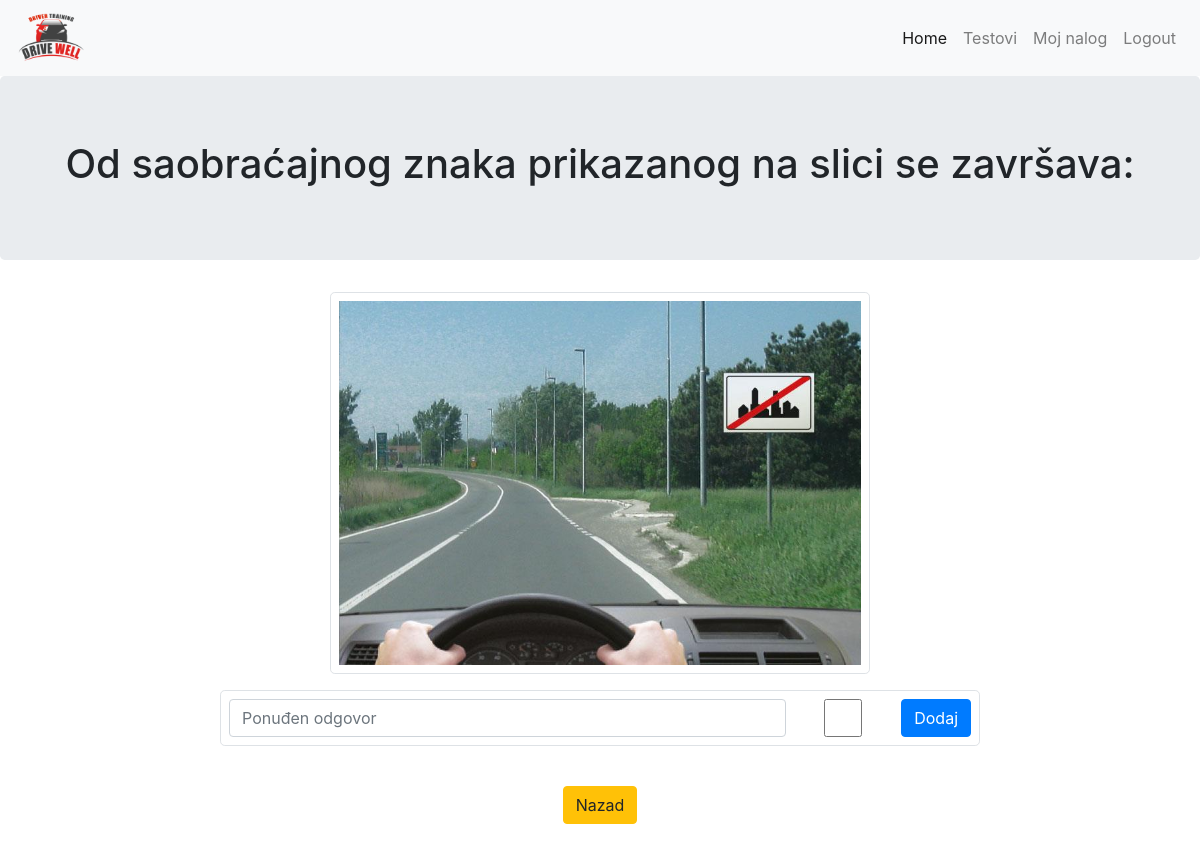
Page /question.php/testovi.php?id=1 (signed in) on the earlier database version.
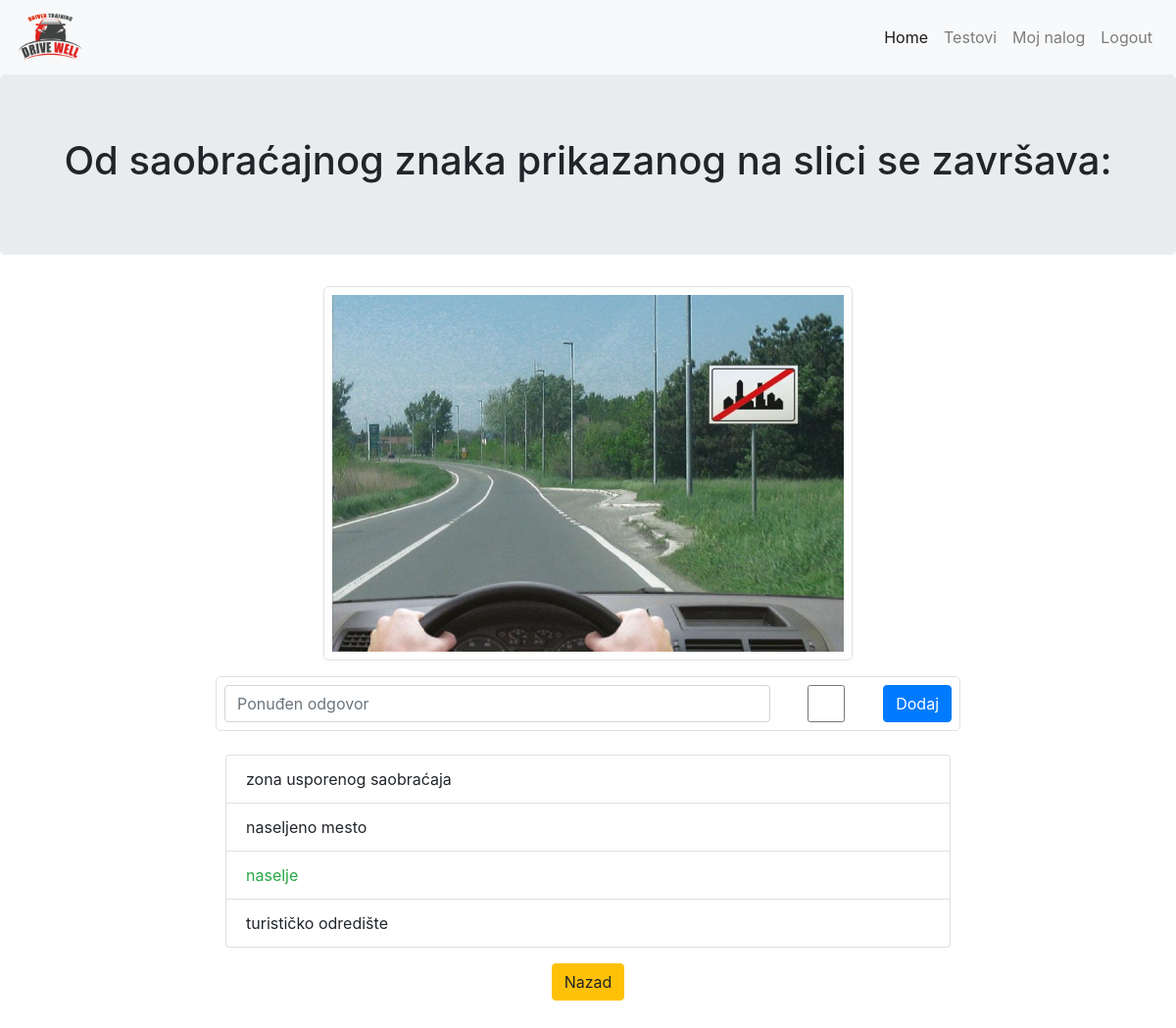
Same page on the later database version.
### tables this page shows
CREATE TABLE `question` (
  `id` int(11) NOT NULL,
  `question` text NOT NULL,
  `atach` varchar(50) DEFAULT NULL,
  `test_id` int(11) NOT NULL
);

CREATE TABLE `solution` (
  `id` int(11) NOT NULL,
  `question_id` int(11) NOT NULL,
  `solution` varchar(255) NOT NULL,
  `corect` int(11) NOT NULL DEFAULT '0'
);

### question.php (called while the page is built, shortened)
<?php
require_once "core/init.php";
if (isset($_GET["id"])) {
    $question = $Tests->selectSingle("question", ["id" => $_GET["id"]]);
    $solution = $Tests->selectAll("solution", ["question_id" => $_GET["id"]]);
}
require_once ROOT . "/view/question.view.php";

### core/init.php (called while the page is built, shortened)
<?php
require_once "config.php";
require_once "classes/Conection.php";
require_once "classes/QueryBuilder.php";
require_once "classes/User.php";
$User         = new User($database);
$Tests         = new Tests($database);

### core/classes/User.php (called while the page is built, shortened)
<?php
class User extends QueryBuilder
{
    public function isLoged()
    {
        if (isset($_SESSION["id"])) {
            return false;
        } else {
            return true;
        }
    }
}

### core/classes/QueryBuilder.php (called while the page is built, shortened)
<?php
class QueryBuilder extends Connection
{
    public function selectAll(string $table, array $criteria = [])
    {
        $sql = "SELECT * FROM {$table}";
        if (count($criteria) > 0) {
            $key = key($criteria);
            $sql .= " WHERE {$key} = :{$key}";
        }
        $qry = $this->db->prepare($sql);
        if (count($criteria) > 0) {
            $qry->execute($criteria);
        } else {
            $qry->execute();
        }
        $result = $qry->fetchAll(PDO::FETCH_ASSOC);
        return $result;
    }
    public function selectSingle(string $table, $criteria)
    {
        $key = key($criteria);
        $sql = "SELECT * FROM {$table} WHERE {$key} = :{$key}";
        $qry = $this->db->prepare($sql);
        $qry->execute($criteria);
        $result = $qry->fetch(PDO::FETCH_ASSOC);
        return $result;
    }
}

### core/classes/Conection.php (called while the page is built, shortened)
<?php
class Connection
{
    public function __construct($database)
    {
        try {
            $this->db = new PDO("mysql:host={$database['host']};dbname={$database['dbname']}", $database["user"], $database["password"]);
        } catch (PDOException $err) {
            die("Doslo je do greske. Nije moguce konektovati se sa bazom - " . $err->getMessage());
        }
    }
}

### view/question.view.php (the view, shortened to what this page needs)
<?php
require ROOT . "/include/top.php";
require ROOT . "/include/main_nav.php";
?>
<header class="jumbotron text-center">
    <h1><?php echo $question["question"]; ?></h1>
</header>
<section class="container pb-5">
    <?php if($question["atach"]): ?>
    <article class="row mb-3">
        <div class="col-6 offset-3 text-center">
            <img class="img-fluid p-2 border rounded-lg"
                src="<?php echo ROOT_DIR . "/upload/" . $question["atach"] ; ?>" alt="">
        </div>
    </article>
    <?php endif; ?>
    <article class="row">
        <form class="col-md-8 offset-md-2 row justify-content-between border rounded-lg p-2" action="question.php"
            method="post">
            <input class="form-control col-md-9 mb-0" type="text" name="option" placeholder="Ponuđen odgovor"></input>
            <input class="form-control col-md-1 mb-0" type="checkbox" name="corect" value="1"
                placeholder="Ponuđen odgovor"></input>
            <button class="btn btn-primary" name="add_option" type="submit">Dodaj</button>
        </form>
    </article>
    <article class="row no-gutters mt-4">
        <ul class="col-md-8 offset-md-2 list-group">
            <?php foreach($solution as $sol): ?>
            <li class="list-group-item <?php echo ($sol["corect"]) ? "text-success" : "" ?>">
                <?php echo $sol["solution"]; ?></li>
            <?php endforeach; ?>
        </ul>
        <div class="col-md-8 offset-md-2 mt-3 text-center">
            <a class="btn btn-warning"
                href="<?php echo ROOT_DIR . "/test_questions.php?id={$question["test_id"]}"; ?>">Nazad</a>
        </div>
    </article>
</section>
<?php
require ROOT . "/include/bottom.php";
?>

### include/top.php (shortened to what this page needs)
<!DOCTYPE html>
<html lang="en">
<head>
    <link rel="stylesheet" href="https://cdnjs.cloudflare.com/ajax/libs/font-awesome/5.15.3/css/all.min.css"
 />
    <link rel="stylesheet" href="https://cdn.jsdelivr.net/npm/bootstrap@4.6.0/dist/css/bootstrap.min.css"
>
    <link rel="stylesheet" href="<?php echo ROOT_DIR; ?>/css/style.css">
</head>
<body>

### include/main_nav.php (shortened to what this page needs)
<nav class="navbar navbar-expand-lg navbar-light bg-light">
    <a class="navbar-brand" href="<?php echo ROOT_DIR; ?>"><img class="img-fluid" src="asset/logo-sm.png" alt=""></a>
    <div class="collapse navbar-collapse" id="navbarNav">
        <ul class="navbar-nav ml-auto">
            <li class="nav-item active">
                <a class="nav-link" href="<?php echo ROOT_DIR; ?>">Home</a>
            </li>
            <li class="nav-item">
                <a class="nav-link" href="<?php echo ROOT_DIR; ?>/testovi.php">Testovi</a>
            </li>
            <?php if($User->isLoged()): ?>
            <li class="nav-item">
                <a class="nav-link" href="login_register.php">Login / Register</a>
            </li>
            <?php else: ?>
            <li class="nav-item">
                <a class="nav-link" href="user.php">Moj nalog</a>
            </li>
            <li class="nav-item">
                <a class="nav-link" href="logout.php">Logout</a>
            </li>
            <?php endif; ?>
        </ul>
    </div>
</nav>

### include/bottom.php (shortened to what this page needs)
</body>
</html>

### css/style.css (style rules this page uses)
* { margin: 0; padding: 0; box-sizing: border-box; }
.navbar-brand img { height: 50px; }

Differences in the rows shown:
added solution: solution "zona usporenog saobraćaja"
added solution: solution "naselјeno mesto"
added solution: solution "naselјe", corect 1 (drawn)
added solution: solution "turističko odredište"
